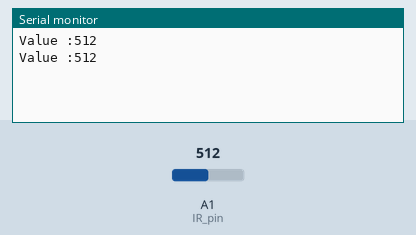
The sketch below on a simulated Arduino Uno, built with avr-gcc and run on an emulated ATmega328P. On the bench: the last lines printed to the serial monitor. The test bench sets the inputs (shaded band); at power-on: A1 (IR_pin) = 512.

Above: at 1.8 s.
1.9 s: A1 (IR_pin) set to 716
At 2.7 s:
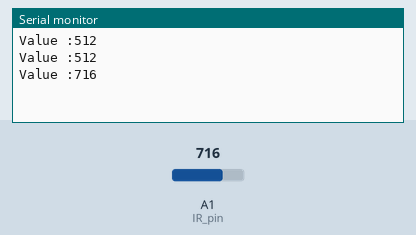
3.4 s: A1 (IR_pin) set to 900
At 4.8 s:
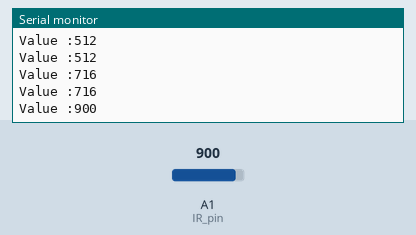
Timing chart, 0 to 6.4 s (numbered marks = the images above; inputs shaded):
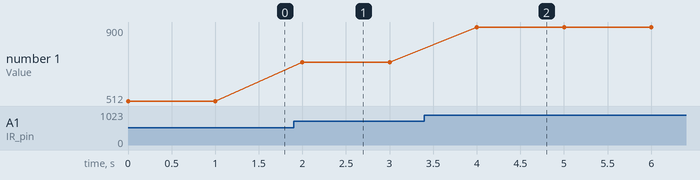

Measured:
- after the input at 1.9 s, the serial monitor: prints a new line after 0.10 s (image 1)
- after the input at 3.4 s, the serial monitor: prints a new line after 0.60 s (image 2)
- plotted number 1: 512 → 716 after the input at 1.9 s, 716 → 900 after the input at 3.4 s

The sketch:

sketch_mar06a.ino
```cpp
int IR_pin = A1 ;


void setup() {
  Serial.begin(9600);

}

void loop() {
  int IR = analogRead (IR_pin ) ;
  Serial.print ("Value :");
  Serial.println (IR) ;
  delay(1000);

}
```
